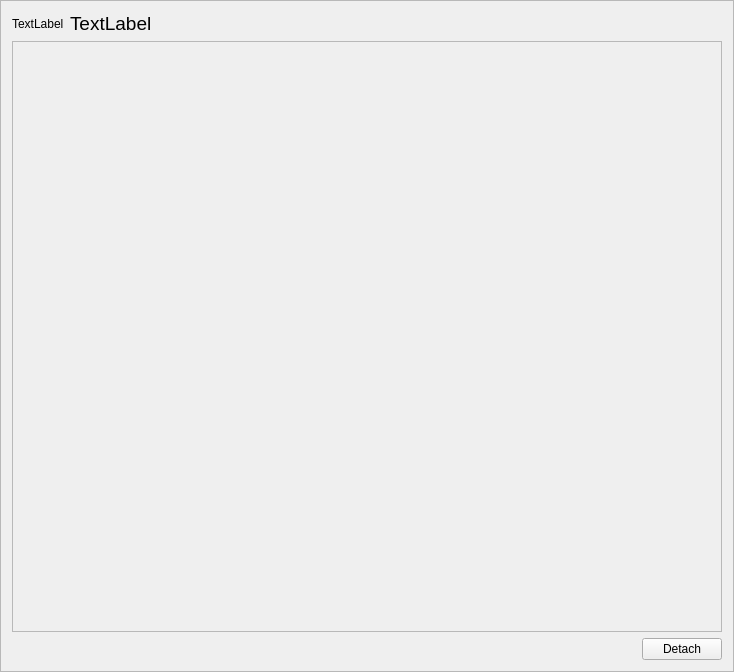
<?xml version="1.0" encoding="UTF-8"?>
<ui version="4.0">
 <class>page</class>
 <widget class="QFrame" name="page">
  <property name="geometry">
   <rect>
    <x>0</x>
    <y>0</y>
    <width>734</width>
    <height>672</height>
   </rect>
  </property>
  <property name="windowTitle">
   <string>Frame</string>
  </property>
  <property name="frameShape">
   <enum>QFrame::StyledPanel</enum>
  </property>
  <property name="frameShadow">
   <enum>QFrame::Raised</enum>
  </property>
  <layout class="QHBoxLayout" name="horizontalLayout_3">
   <item>
    <layout class="QVBoxLayout" name="verticalLayout">
     <item>
      <layout class="QHBoxLayout" name="horizontalLayout">
       <item>
        <widget class="QLabel" name="icon">
         <property name="text">
          <string>TextLabel</string>
         </property>
        </widget>
       </item>
       <item>
        <widget class="QLabel" name="title">
         <property name="sizePolicy">
          <sizepolicy hsizetype="Expanding" vsizetype="Preferred">
           <horstretch>0</horstretch>
           <verstretch>0</verstretch>
          </sizepolicy>
         </property>
         <property name="font">
          <font>
           <pointsize>14</pointsize>
          </font>
         </property>
         <property name="text">
          <string>TextLabel</string>
         </property>
        </widget>
       </item>
      </layout>
     </item>
     <item>
      <widget class="QFrame" name="frame">
       <property name="sizePolicy">
        <sizepolicy hsizetype="Preferred" vsizetype="Expanding">
         <horstretch>0</horstretch>
         <verstretch>0</verstretch>
        </sizepolicy>
       </property>
       <property name="frameShape">
        <enum>QFrame::StyledPanel</enum>
       </property>
       <property name="frameShadow">
        <enum>QFrame::Raised</enum>
       </property>
      </widget>
     </item>
     <item>
      <layout class="QHBoxLayout" name="horizontalLayout_2">
       <item>
        <spacer name="horizontalSpacer">
         <property name="orientation">
          <enum>Qt::Horizontal</enum>
         </property>
         <property name="sizeHint" stdset="0">
          <size>
           <width>40</width>
           <height>20</height>
          </size>
         </property>
        </spacer>
       </item>
       <item>
        <widget class="QPushButton" name="detach">
         <property name="text">
          <string>Detach</string>
         </property>
        </widget>
       </item>
      </layout>
     </item>
    </layout>
   </item>
  </layout>
 </widget>
 <resources/>
 <connections/>
</ui>
